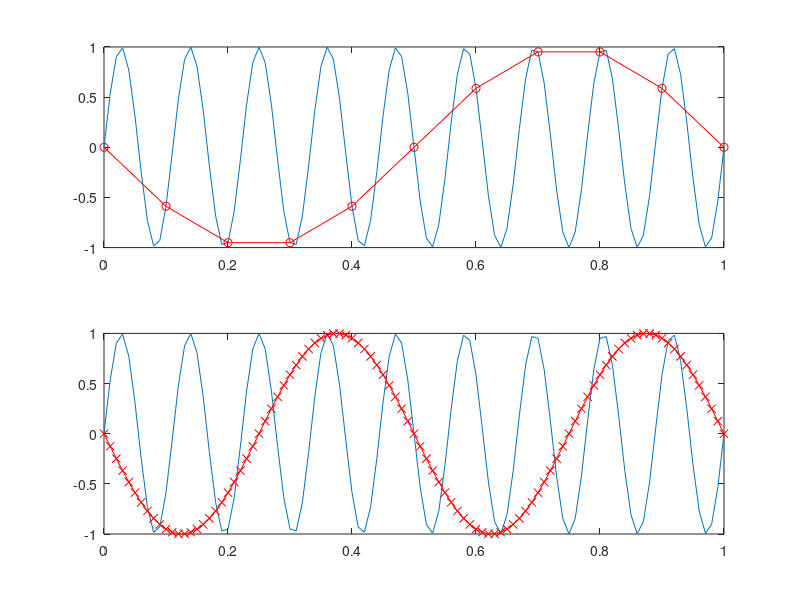

Write MATLAB code to recreate this figure.
fs=100;
f=9;
t=0:1/fs:1;
y=sin(2*pi*f*t);
%too low in the sampling frequency
fs1=10;
t1=0:1/fs1:1;
y1=sin(2*pi*f*t1);
subplot(211);plot(t,y,t1,y1,'ro',t1,y1,'r');
%sample a too high frequency
f2=98;
t2=0:1/fs:1;
y2=sin(2*pi*f2*t);
subplot(212);plot(t,y,t2,y2,'rx',t2,y2,'r');




